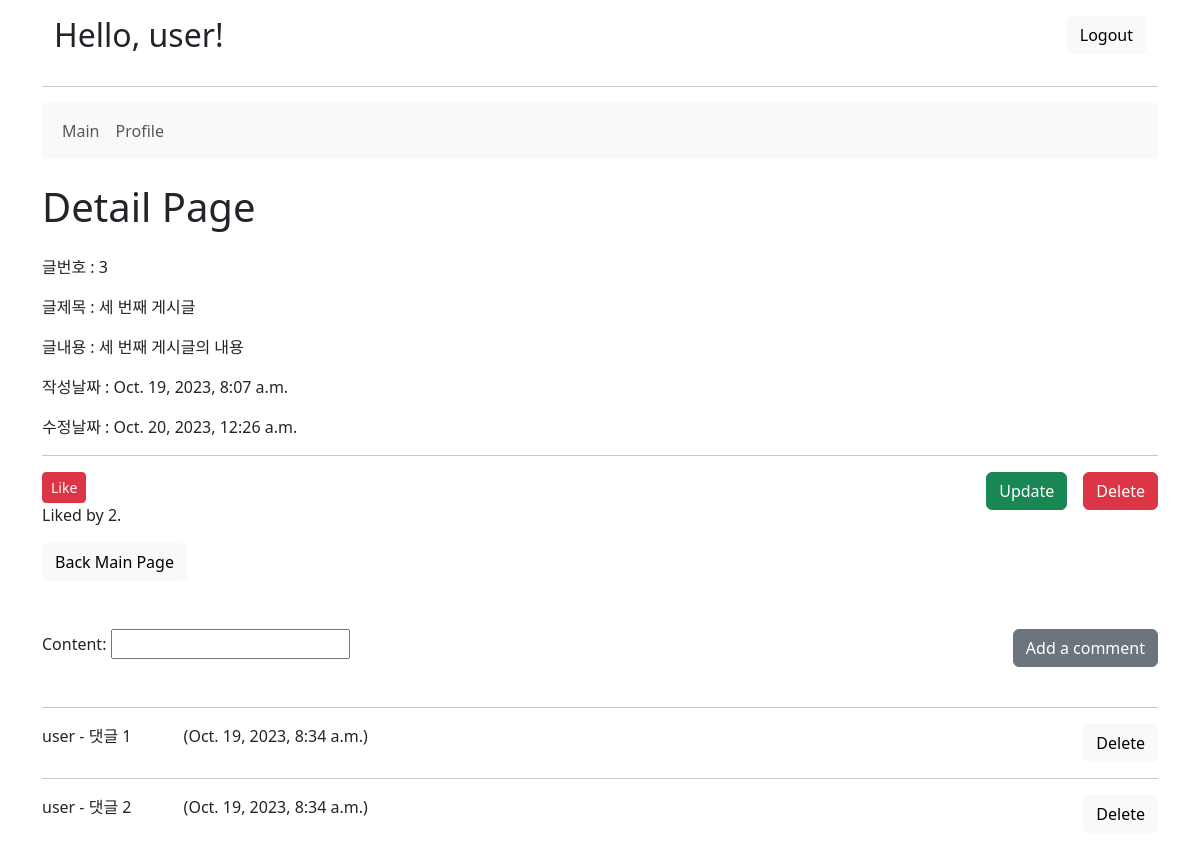
Page /boards/3/ (signed in) on the committed database.
### accounts/models.py (models this page shows)
class User(AbstractUser):
    followings = models.ManyToManyField('self', symmetrical=False, related_name='followers')

### boards/models.py (models this page shows)
class Board(models.Model):
    author = models.ForeignKey(settings.AUTH_USER_MODEL, on_delete = models.CASCADE)
    like_users = models.ManyToManyField(settings.AUTH_USER_MODEL, related_name='like_boards')
    title = models.CharField(max_length=20)
    content = models.TextField()
    created_at = models.DateTimeField(auto_now_add=True)
    updated_at = models.DateTimeField(auto_now=True)

class Comment(models.Model):
    author = models.ForeignKey(settings.AUTH_USER_MODEL, on_delete = models.CASCADE)
    board = models.ForeignKey(Board, on_delete=models.CASCADE, related_name='comments')
    content = models.CharField(max_length=200)
    created_at = models.DateTimeField(auto_now_add=True)
    updated_at = models.DateTimeField(auto_now=True)

### boards/views.py (the view)
# urls.py: path('<int:pk>/', views.detail, name='detail'),
@require_http_methods(["GET", "POST"])
def detail(request, pk):
    board = get_object_or_404(Board, pk=pk)
    if request.user == board.author:
        if request.method == 'POST':
            board.delete()
            return redirect('boards:index')
    comments = board.comments.all()
    comment_form = CommentForm()
    context = {
        'board': board,
        'comments': comments,
        'comment_form': comment_form,
    }
    return render(request, 'boards/detail.html', context)

### boards/forms.py
class CommentForm(forms.ModelForm):
    class Meta:
        model = Comment
        fields = ('content', )

### boards/templates/boards/detail.html (shortened to what this page needs)
{% extends 'base.html' %}
{% block content %}
<div>
  <div class="d-flex justify-content-between">
    <h1 class="mb-4">Detail Page</h1>
  </div>
  <div>
    <p>글번호 : {{ board.id }}</p>
    <p>글제목 : {{ board.title }}</p>
    <p>글내용 : {{ board.content }}</p>
    <p>작성날짜 : {{ board.created_at }}</p>
    <p>수정날짜 : {{ board.updated_at }}</p>
  </div>
  <hr>
  <div class="mb-5 d-flex justify-content-between ">
    <div>
      <form action="{% url 'boards:likes' board.pk %}" method="POST">
        {% if request.user in board.like_users.all %}
          <button type="submit" class="btn btn-primary btn-sm">Like</button>
        {% else %}
          <button type="submit" class="btn btn-danger btn-sm">Like</button>
        {% endif %}
      </form>
      <p>Liked by {{ board.like_users.all|length }}.</p>
      <a href="{% url 'boards:index' %}"><button class="btn btn-light">Back Main Page</button></a>
    </div>
    <div class="d-flex">
      {% if request.user == board.author %}
        <a href="{% url 'boards:update' board.id %}"><button class="me-3 btn btn-success">Update</button></a>
        <form action="{% url 'boards:detail' board.id%}" method='POST'>
          <button type="submit" class="btn btn-danger">Delete</button>
        </form>
      {% endif %}
    </div>
  </div>
  <div>
    {% if request.user.is_authenticated %}
      <form action="{% url 'boards:comment' board.id %}" method='POST'>
        <button class="btn btn-secondary" style="float: right;" type="submit">Add a comment</button>
        {{ comment_form.as_p }}
      </form>
    {% else %}
      <p><a href="{% url "accounts:login" %}" style="color: #FF8C00; text-decoration: none;">Pleae login in to write comments.</a></p>
    {% endif %}
  </div>
  <div>
    <div class="mt-5">
      {% if comments|length == 0 %}No Comments.
      {% else %}
        {% for comment in comments %}
          <hr>
          <div class="my-3 d-flex justify-content-between">
            <div>
              <span>{{comment.author}} - {{ comment.content }}</span>
              <span class="mx-5">({{ comment.created_at }})</span>
            </div>
            <div>
              {% if request.user == comment.author or request.user == board.author %}
                <form action="{% url 'boards:comment_detail' board.id comment.id %}" method='POST'>
                  <button class="btn btn-light">Delete</button>
                </form>
              {% endif %}
            </div>
          </div>
        {% endfor %}
      {% endif %}
    </div>
  </div>
</div>
{% endblock content %}

### templates/base.html (shortened to what this page needs)
<!DOCTYPE html>
<html lang="en">
<head>
  <link href="https://cdn.jsdelivr.net/npm/bootstrap@5.3.0-alpha1/dist/css/bootstrap.min.css" rel="stylesheet">
</head>
<body>
  <div class="mt-3 container">
    <div class="mt-3 mb-4 container">
      <div class="mb-3">
        <div class="d-flex justify-content-between">
          {% if request.user.is_authenticated %}
            <h2 class="mb-2">Hello, {{request.user.username}}!</h2>
              <form action="{% url "accounts:logout" %}" method='POST'>
                <button type="submit" class="btn btn-light">Logout</button>
              </form>
          {% else %}
            <h2 class="mb-2">Please Login!</h2>
              <div>
                <a style="height: 50%;" href="{% url 'accounts:login' %}"><button type="button" class="btn btn-light">Login</button></a>
                <a style="height: 50%;" href="{% url 'accounts:signup' %}"><button type="button" class="btn btn-light">SignUp</button></a>
              </div>
          {% endif %}
        </div>
      </div>
    </div>
    <hr>
  </div>
  <div class="mt-3 container">
    <div class="mt-3 mb-4">
      {% include '_navbar.html' %}
    </div>
    <div class="mb-5">
      {% block content %}
      {% endblock content %}
    </div>
  </div>
</body>
</html>

### templates/_navbar.html
<nav class="navbar navbar-expand-lg bg-light">
  <div class="container-fluid">
    <div class="collapse navbar-collapse" id="navbarNav">
      <ul class="navbar-nav">
        <li class="nav-item">
          <a class="nav-link" aria-current="page" href="{% url 'boards:index' %}">Main</a>
        </li>
        <li class="nav-item">
          {% if request.user.is_authenticated %}
            <a class="nav-link" aria-current="page" href="{% url 'accounts:profile' request.user %}">Profile</a>
          {% endif %}
        </li>
      </ul>
    </div>
  </div>
</nav>

### rows in the picture
User: user.username "user"
Board: id "3", title "세 번째 게시글", content "세 번째 게시글의 내용", created_at "Oct. 19, 2023, 8:07 a.m.", updated_at "Oct. 20, 2023, 12:26 a.m.", like_users.all|length "2"
Comment: author "user", content "댓글 1", created_at "Oct. 19, 2023, 8:34 a.m.", shows "Delete"
Comment: author "user", content "댓글 2", created_at "Oct. 19, 2023, 8:34 a.m.", shows "Delete"
